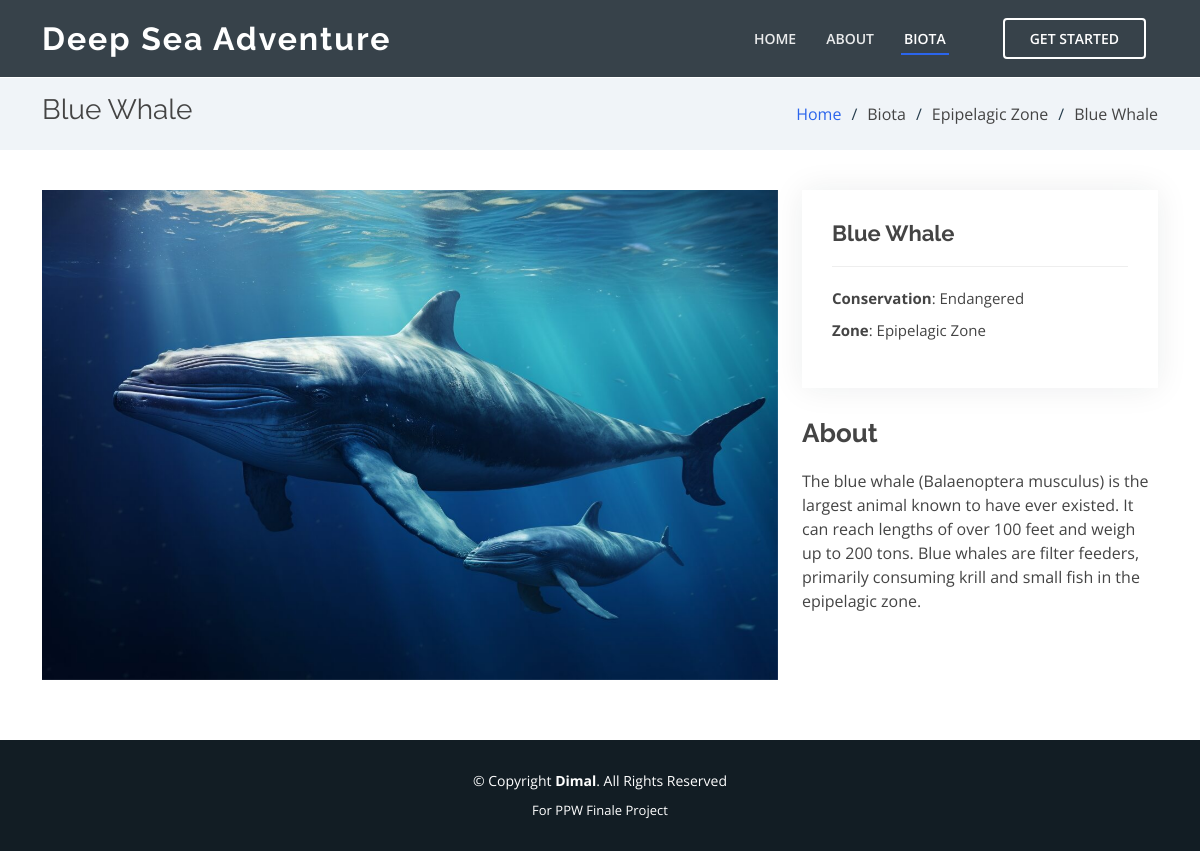
/animal.php?id=1, run on the app's committed database.
### tables this page shows
CREATE TABLE `marine_biota` (
  `biota_id` int(11) NOT NULL,
  `biota_name` varchar(255) NOT NULL,
  `biota_description` text DEFAULT NULL,
  `depth_zone_id` int(11) DEFAULT NULL,
  `image_path` varchar(255) DEFAULT NULL,
  `conservation_status` varchar(50) DEFAULT NULL
);

CREATE TABLE `depth_zones` (
  `depth_zone_id` int(11) NOT NULL,
  `depth_zone_name` varchar(255) NOT NULL,
  `depth_zone_description` text DEFAULT NULL,
  `min_depth` float NOT NULL,
  `max_depth` float NOT NULL
);

### functions/functions.php (called while the page is built, shortened)
<?php
include_once "conn.php";
function getAnimal($id){
    global $mysql;
    $allData = [];
    $query = "SELECT m.*,d.depth_zone_name AS depth_name FROM marine_biota m JOIN depth_zones d ON m.depth_zone_id=d.depth_zone_id AND m.biota_id='$id'";
    $res = mysqli_query($mysql,$query);
    while($row=mysqli_fetch_assoc($res)){
        $allData[] = $row;
    }
    return $allData[0];
}

### animal.php (the view, shortened to what this page needs)
<?php
include_once "functions/functions.php";
$animal = getAnimal($_GET["id"]);
?>
<!DOCTYPE html>
<html lang="en">
<head>
  <link href="assets/vendor/aos/aos.css" rel="stylesheet">
  <link href="assets/vendor/bootstrap/css/bootstrap.min.css" rel="stylesheet">
  <link href="assets/vendor/bootstrap-icons/bootstrap-icons.css" rel="stylesheet">
  <link href="assets/vendor/boxicons/css/boxicons.min.css" rel="stylesheet">
  <link href="assets/vendor/glightbox/css/glightbox.min.css" rel="stylesheet">
  <link href="assets/vendor/remixicon/remixicon.css" rel="stylesheet">
  <link href="assets/vendor/swiper/swiper-bundle.min.css" rel="stylesheet">
  <link href="assets/css/style.css" rel="stylesheet">
</head>
<body>
  <header id="header" class="fixed-top header-inner-pages">
    <div class="container d-flex align-items-center justify-content-between">
      <h1 class="logo"><a href="./">Deep Sea Adventure</a></h1>
      <nav id="navbar" class="navbar">
        <ul>
          <li><a class="nav-link scrollto " href="./">Home</a></li>
          <li><a class="nav-link scrollto" href="./#about">About</a></li>
          <li><a class="nav-link scrollto active " href="./#portfolio">Biota</a></li>
          <li><a class="getstarted scrollto" href="quis/">
            <?php
            if(isset($_COOKIE["user_id"])){
              echo getName($_COOKIE["user_id"]);
            }else{
              echo "Get Started";
            }
            ?>
          </a></li>
        </ul>
      </nav>
    </div>
  </header>
  <main id="main">
    <section id="breadcrumbs" class="breadcrumbs">
      <div class="container">
        <div class="d-flex justify-content-between align-items-center">
          <h2><?=$animal["biota_name"]?></h2>
          <ol>
            <li><a href="./">Home</a></li>
            <li>Biota</li>
            <li><?=$animal["depth_name"]?></li>
            <li><?=$animal["biota_name"]?></li>
          </ol>
        </div>
      </div>
    </section>
    <section id="portfolio-details" class="portfolio-details">
      <div class="container">
        <div class="row gy-4">
          <div class="col-lg-8">
            <div class="portfolio-details-slider swiper">
              <div class="swiper-wrapper align-items-center">
                <div class="swiper-slide">
                  <img src="assets/<?=$animal["image_path"]?>" alt="">
                </div>
              </div>
            </div>
          </div>
          <div class="col-lg-4">
            <div class="portfolio-info">
              <h3><?=$animal['biota_name']?></h3>
              <ul>
                <li><strong>Conservation</strong>: <?=$animal["conservation_status"]?></li>
                <li><strong>Zone</strong>: <?=$animal["depth_name"]?></li>
              </ul>
            </div>
            <div class="portfolio-description">
              <h2>About</h2>
              <p>
              <?=$animal["biota_description"]?>
              </p>
            </div>
          </div>
        </div>
      </div>
    </section>
  </main>
  <footer id="footer">
    <div class="container">
      <div class="copyright">
        &copy; Copyright <strong><span>Dimal</span></strong>. All Rights Reserved
      </div>
      <div class="credits">
        For PPW Finale Project
      </div>
    </div>
  </footer>
</body>
</html>

### assets/css/style.css (style rules this page uses)
body { font-family: "Open Sans", sans-serif; color: #444444; }
a { color: #2B65EC; text-decoration: none; }
h1, h2, h3, h4, h5, h6 { font-family: "Raleway", sans-serif; }
#header { transition: all 0.5s; z-index: 997; padding: 20px 0; }
#header.header-scrolled, #header.header-inner-pages { background: rgba(21, 34, 43, 0.85); padding: 10px 0; }
#header .logo { font-size: 32px; margin: 0; padding: 0; line-height: 1; font-weight: 700; letter-spacing: 2px; }
#header .logo a { color: #fff; }
.navbar { padding: 0; }
.navbar ul { margin: 0; padding: 0; display: flex; list-style: none; align-items: center; }
.navbar li { position: relative; }
.navbar>ul>li { white-space: nowrap; padding: 8px 12px; }
.navbar a, .navbar a:focus { display: flex; align-items: center; position: relative; justify-content: space-between; padding: 0 3px; font-size: 14px; text-transform: uppercase; font-weight: 600; color: rgba(255, 255, 255, 0.9); white-space: nowrap; transition: 0.3s; }
.navbar>ul>li>a:before { content: ""; position: absolute; width: 100%; height: 2px; bottom: -6px; left: 0; background-color: #2B65EC; visibility: hidden; width: 0px; transition: all 0.3s ease-in-out 0s; }
.navbar a:hover:before, .navbar li:hover>a:before, .navbar .active:before { visibility: visible; width: 100%; }
.navbar a:hover, .navbar .active, .navbar .active:focus, .navbar li:hover>a { color: #fff; }
.navbar .getstarted, .navbar .getstarted:focus { padding: 8px 25px; margin-left: 30px; border-radius: 4px; color: #fff; border: 2px solid #fff; }
.navbar>ul>li>.getstarted:before { visibility: hidden; }
section { padding: 60px 0; overflow: hidden; }
.portfolio-details { padding-top: 40px; }
.portfolio-details .portfolio-details-slider img { width: 100%; }
.portfolio-details .portfolio-info { padding: 30px; box-shadow: 0px 0 30px rgba(21, 34, 43, 0.08); }
.portfolio-details .portfolio-info h3 { font-size: 22px; font-weight: 700; margin-bottom: 20px; padding-bottom: 20px; border-bottom: 1px solid #eee; }
.portfolio-details .portfolio-info ul { list-style: none; padding: 0; font-size: 15px; }
.portfolio-details .portfolio-info ul li+li { margin-top: 10px; }
.portfolio-details .portfolio-description { padding-top: 30px; }
.portfolio-details .portfolio-description h2 { font-size: 26px; font-weight: 700; margin-bottom: 20px; }
.portfolio-details .portfolio-description p { padding: 0; }
.breadcrumbs { padding: 15px 0; background: #f0f4f8; min-height: 40px; margin-top: 78px; }
.breadcrumbs h2 { font-size: 28px; font-weight: 400; }
.breadcrumbs ol { display: flex; flex-wrap: wrap; list-style: none; padding: 0; margin: 0; }
.breadcrumbs ol li+li { padding-left: 10px; }
.breadcrumbs ol li+li::before { display: inline-block; padding-right: 10px; color: #263d4d; content: "/"; }
#footer { background: #121d24; padding: 0 0 30px 0; color: #fff; font-size: 14px; }
#footer .copyright { text-align: center; padding-top: 30px; }
#footer .credits { padding-top: 10px; text-align: center; font-size: 13px; color: #fff; }

### data on the page
marine_biota: biota_name "Blue Whale", depth_zone.depth_zone_name "Epipelagic Zone", image_path (picture), conservation_status "Endangered", biota_description "The blue whale (Balaenoptera musculus) is the largest animal known to have ever existed. It can reach lengths of over 100 feet and weigh up to 200 tons. Blue whales are filter feeders, primarily consuming krill and small fish in the epipelagic zone."
